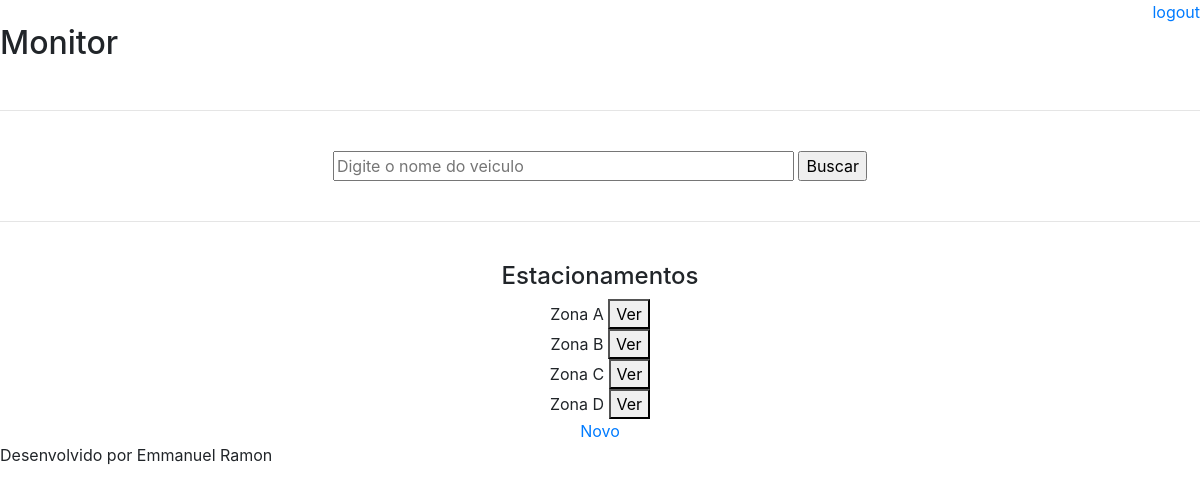
Screenshot of /monitor/ with the database file from the repository.
### core/models.py (models this page shows, shortened)
class Estacionamento(models.Model):
	nome    = models.CharField(max_length=16)
	cap_max = models.IntegerField()
	ativo  = models.BooleanField(default=True)

### core/views.py (the view, shortened to what this page needs)
# urls.py: path('monitor/', views.monitor_page, name='monitor'),
def monitor_page(request):
	dados = {'titulo': 'Monitor'}
	try:
		estacionamentos = Estacionamento.objects.all()
		dados['estacionamentos'] = estacionamentos
	except Exception as e:
		dados['no-estacionamento'] = 'Ainda sem estacionamento(s) cadastrado(s)'
	return render(request, 'monitor.html', dados)

### templates/monitor.html (shortened to what this page needs)
{% extends "model-page.html" %}
{% block content %}
<h2>Monitor</h2>
<br><hr><br>
<div align="center">
	<form action="." method="POST">
		<input type="text" name="busca_veiculo" size="40" placeholder="Digite o nome do veiculo">
		<input type="submit" name="buscar" value="Buscar">
	</form>
</div>
<br><hr><br>
<div align="center">
	<h4>Estacionamentos</h4>
	{% if estacionamentos %}
		{% for item in estacionamentos %}
			<tr>
				<td>{{ item.nome }}</td>
				<td><a href="{% url 'index_estacionamento' item.id %}"><button>Ver</button></a><br></td>
			</tr>
		{% endfor %}
	{% endif %}
	<a href="{% url 'new_estacionamento' %}">Novo</a>
</div>
{% endblock %}

### rows the page displays
Estacionamento: nome "Zona A"
Estacionamento: nome "Zona B"
Estacionamento: nome "Zona C"
Estacionamento: nome "Zona D"
